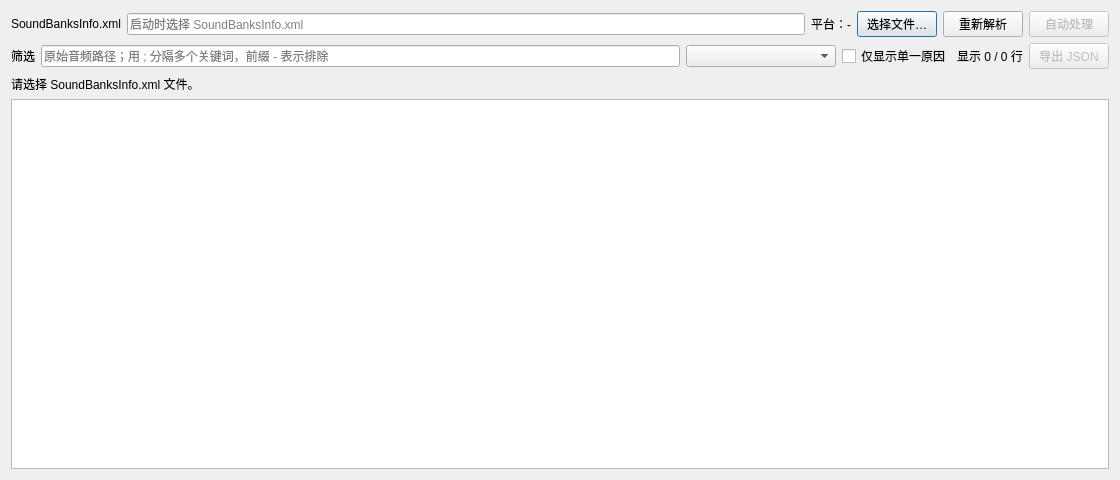
<?xml version="1.0" encoding="UTF-8"?>
<ui version="4.0">
 <class>MediaDuplicate</class>
 <widget class="QDialog" name="MediaDuplicate">
  <property name="geometry">
   <rect>
    <x>0</x>
    <y>0</y>
    <width>1120</width>
    <height>480</height>
   </rect>
  </property>
  <property name="minimumSize">
   <size>
    <width>640</width>
    <height>360</height>
   </size>
  </property>
  <property name="windowTitle">
   <string>媒体查重</string>
  </property>
  <layout class="QVBoxLayout" name="mainLayout">
   <item>
    <layout class="QHBoxLayout" name="fileRow">
     <item>
      <widget class="QLabel" name="lblSoundBanksInfo">
       <property name="text">
        <string>SoundBanksInfo.xml</string>
       </property>
      </widget>
     </item>
     <item>
      <widget class="QLineEdit" name="iptSoundBanksInfoPath">
       <property name="readOnly">
        <bool>true</bool>
       </property>
       <property name="placeholderText">
        <string>启动时选择 SoundBanksInfo.xml</string>
       </property>
      </widget>
     </item>
     <item>
      <widget class="QLabel" name="lblPlatform">
       <property name="text">
        <string>平台：-</string>
       </property>
      </widget>
     </item>
     <item>
      <widget class="QPushButton" name="btnChooseFile">
       <property name="text">
        <string>选择文件…</string>
       </property>
      </widget>
     </item>
     <item>
      <widget class="QPushButton" name="btnReparse">
       <property name="toolTip">
        <string>重新解析当前 SoundBanksInfo.xml。</string>
       </property>
       <property name="text">
        <string>重新解析</string>
       </property>
      </widget>
     </item>
     <item>
      <widget class="QPushButton" name="btnAutoFix">
       <property name="enabled">
        <bool>false</bool>
       </property>
       <property name="toolTip">
        <string>自动处理当前筛选结果中的循环设置、淡入淡出和效果器渲染问题；所有修改合并为一个撤销组。</string>
       </property>
       <property name="text">
        <string>自动处理</string>
       </property>
      </widget>
     </item>
    </layout>
   </item>
   <item>
    <layout class="QHBoxLayout" name="filterRow">
     <item>
      <widget class="QLabel" name="lblFilter">
       <property name="text">
        <string>筛选</string>
       </property>
      </widget>
     </item>
     <item>
      <widget class="QLineEdit" name="iptFilter">
       <property name="placeholderText">
        <string>原始音频路径；用 ; 分隔多个关键词，前缀 - 表示排除</string>
       </property>
      </widget>
     </item>
     <item>
      <widget class="QComboBox" name="cbbCauseFilter">
       <property name="minimumSize">
        <size>
         <width>150</width>
         <height>0</height>
        </size>
       </property>
       <property name="toolTip">
        <string>只显示包含所选重复原因的项目；多原因项目命中任意一个即显示（勾选“仅显示单一原因”后隐藏）。</string>
       </property>
      </widget>
     </item>
     <item>
      <widget class="QCheckBox" name="cbxSingleCauseOnly">
       <property name="toolTip">
        <string>只显示仅命中一个重复原因的项目，隐藏多原因项目。</string>
       </property>
       <property name="text">
        <string>仅显示单一原因</string>
       </property>
      </widget>
     </item>
     <item>
      <widget class="QLabel" name="lblFilterResult">
       <property name="text">
        <string>显示 0 / 0 行</string>
       </property>
      </widget>
     </item>
     <item>
      <widget class="QPushButton" name="btnExportJson">
       <property name="enabled">
        <bool>false</bool>
       </property>
       <property name="toolTip">
        <string>导出当前筛选结果（保持当前排序），包含每个 wem、Event 与 AudioFileSource 的详细信息。</string>
       </property>
       <property name="text">
        <string>导出 JSON</string>
       </property>
      </widget>
     </item>
    </layout>
   </item>
   <item>
    <widget class="QLabel" name="lblStatus">
     <property name="text">
      <string>请选择 SoundBanksInfo.xml 文件。</string>
     </property>
     <property name="wordWrap">
      <bool>true</bool>
     </property>
    </widget>
   </item>
   <item>
    <widget class="QTableView" name="tblDuplicates">
     <property name="contextMenuPolicy">
      <enum>Qt::CustomContextMenu</enum>
     </property>
     <property name="alternatingRowColors">
      <bool>true</bool>
     </property>
     <property name="selectionBehavior">
      <enum>QAbstractItemView::SelectRows</enum>
     </property>
     <property name="selectionMode">
      <enum>QAbstractItemView::ExtendedSelection</enum>
     </property>
     <property name="sortingEnabled">
      <bool>true</bool>
     </property>
     <property name="wordWrap">
      <bool>false</bool>
     </property>
     <attribute name="horizontalHeaderStretchLastSection">
      <bool>false</bool>
     </attribute>
     <attribute name="verticalHeaderVisible">
      <bool>false</bool>
     </attribute>
    </widget>
   </item>
  </layout>
 </widget>
 <resources/>
 <connections/>
</ui>
